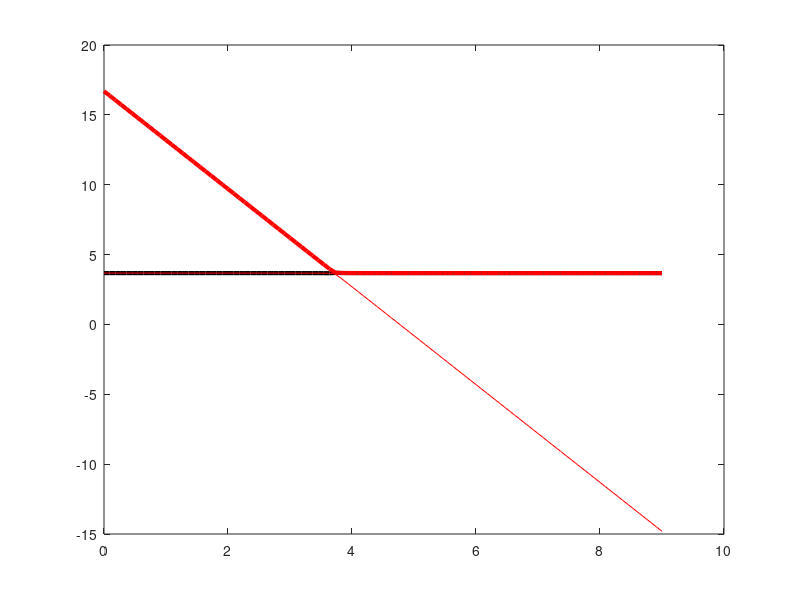

Recreate this plot in MATLAB.
B = linspace(0,9,100);
Br = 3.72;
m = 7/2;
hbar = 1;
Delt = -m*(B-Br)/hbar;
wc = 3.674;
gc = 0.055;
gamma = 0.1;
w = wc - gc^2.*Delt./(Delt.^2+gamma^2);
hp1 = plot(B,w,'-k','LineWidth',3);
hold on
wp = wc + Delt./2 + sqrt(Delt.^2+4*gc^2)/2;
wm = wc + Delt./2 - sqrt(Delt.^2+4*gc^2)/2;
hp2 = plot(B,wm,'-r',B,wp,'-r','LineWidth',3);